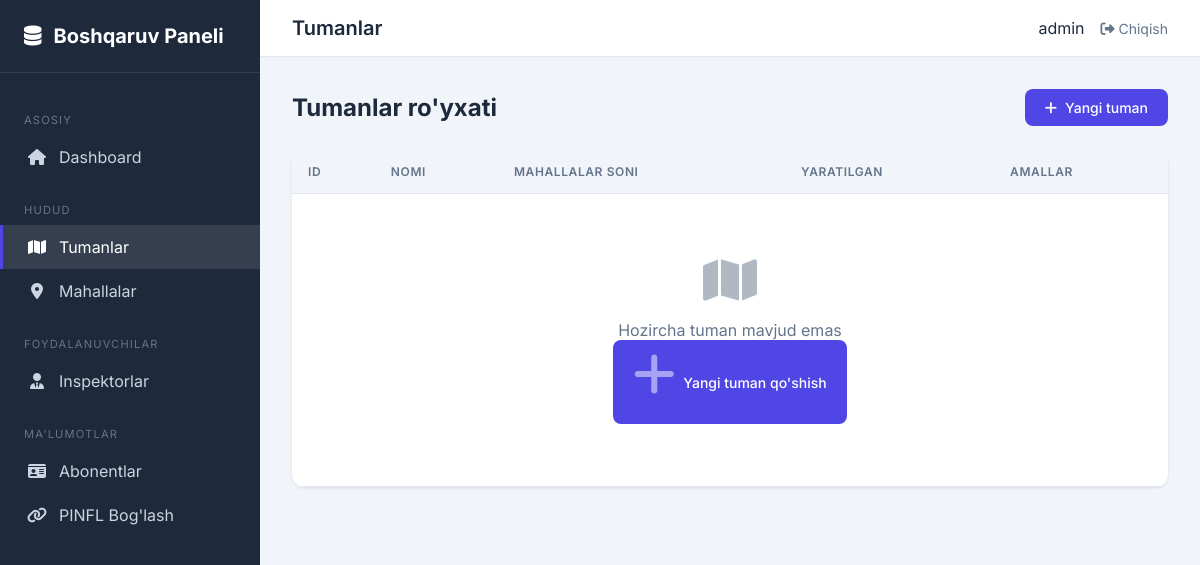
The app's page /boshqaruv/tumanlar/ (signed in), older data.
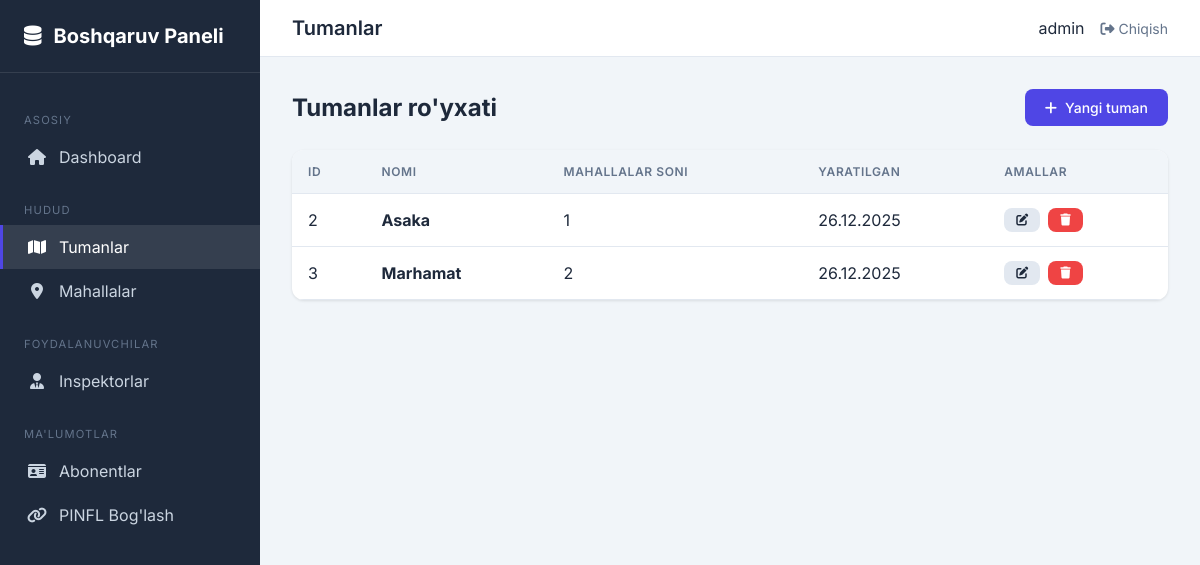
The same page, newer data.
### abonents/models.py (models this page shows, shortened)
class Tuman(models.Model):
    nomi = models.CharField(
        max_length=100,
        unique=True,
        verbose_name="Tuman nomi"
    )
    yaratilgan_vaqt = models.DateTimeField(
        auto_now_add=True,
        verbose_name="Yaratilgan vaqt"
    )
    class Meta:
        verbose_name = "Tuman"
        verbose_name_plural = "Tumanlar"
        ordering = ['nomi']

### abonents/views.py (the view)
# urls.py: path('tumanlar/', views.admin_tuman_list, name='admin-tuman-list'),
@admin_required
def admin_tuman_list(request):
    tumanlar = Tuman.objects.all()
    return render(request, 'admin_custom/tuman_list.html', {'tumanlar': tumanlar})

### abonents/views.py (called while the page is built)
def admin_required(view_func):
    @functools.wraps(view_func)
    def _wrapped_view(request, *args, **kwargs):
        if not request.user.is_authenticated:
            return redirect('inspector-login')
        if not request.user.is_staff:
            messages.error(request, "Bu sahifaga kirish huquqingiz yo'q!")
            return redirect('inspector-dashboard')
        return view_func(request, *args, **kwargs)
    return _wrapped_view

### templates/admin_custom/tuman_list.html (shortened to what this page needs)
{% extends "admin_custom/base.html" %}
{% block header_title %}Tumanlar{% endblock %}
{% block content %}
<div class="page-header">
    <h1 class="page-title">Tumanlar ro'yxati</h1>
    <a href="{% url 'admin-tuman-add' %}" class="btn btn-primary">
        <i class="fas fa-plus"></i> Yangi tuman
    </a>
</div>
<div class="card">
    <div class="card-body" style="padding: 0;">
        <table class="table">
            <thead>
                <tr>
                    <th>ID</th>
                    <th>Nomi</th>
                    <th>Mahallalar soni</th>
                    <th>Yaratilgan</th>
                    <th>Amallar</th>
                </tr>
            </thead>
            <tbody>
                {% for tuman in tumanlar %}
                <tr>
                    <td>{{ tuman.id }}</td>
                    <td><strong>{{ tuman.nomi }}</strong></td>
                    <td>{{ tuman.mahallalar.count }}</td>
                    <td>{{ tuman.yaratilgan_vaqt|date:"d.m.Y" }}</td>
                    <td>
                        <div class="actions">
                            <a href="{% url 'admin-tuman-edit' tuman.pk %}" class="btn btn-sm btn-secondary">
                                <i class="fas fa-edit"></i>
                            </a>
                            <a href="{% url 'admin-tuman-delete' tuman.pk %}" class="btn btn-sm btn-danger">
                                <i class="fas fa-trash"></i>
                            </a>
                        </div>
                    </td>
                </tr>
                {% empty %}
                <tr>
                    <td colspan="5">
                        <div class="empty-state">
                            <i class="fas fa-map"></i>
                            <p>Hozircha tuman mavjud emas</p>
                            <a href="{% url 'admin-tuman-add' %}" class="btn btn-primary">
                                <i class="fas fa-plus"></i> Yangi tuman qo'shish
                            </a>
                        </div>
                    </td>
                </tr>
                {% endfor %}
            </tbody>
        </table>
    </div>
</div>
{% endblock %}

Row changes from the older to the newer data that the page shows:
added Tuman: id "2", nomi "Asaka", mahallalar.count "1", yaratilgan_vaqt "26.12.2025"
added Tuman: id "3", nomi "Marhamat", mahallalar.count "2", yaratilgan_vaqt "26.12.2025"
Text that changed along with them:
text no longer shown: "Hozircha tuman mavjud emas Yangi tuman qo'shish"
